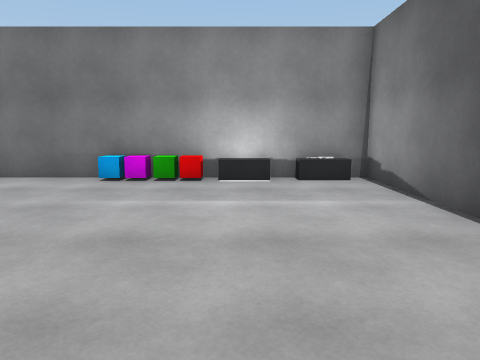
[1] (above)

13 first-person views from a walk through a scene from a Unity 3-D project. The camera is 1.4 m above the floor, tilts 8° down and sees 70° across. The floor is counted in squares, 1.2 m on a side. Each view is taken from the middle of a square. On the plan, view 1 faces up. The plan holds only what a view shows up to about 14 squares ahead; the rest is blank. The player is left out. Door leaves are left out, so doorways stand open. Surface patterns are stand-ins for the level's own textures.

[2]
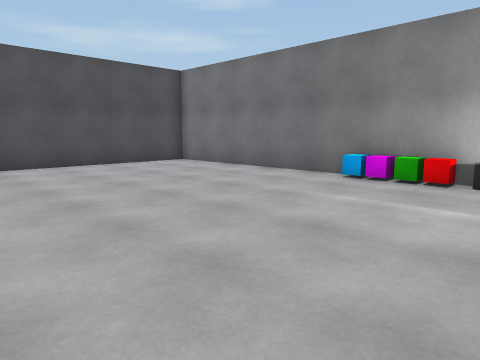

[3]
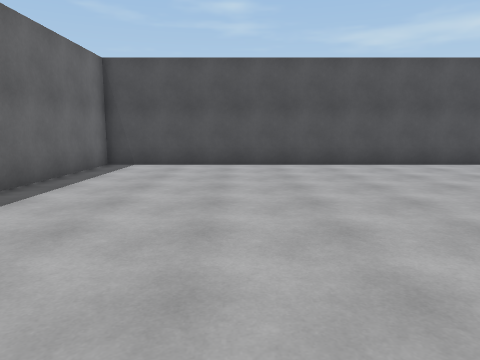

[4]
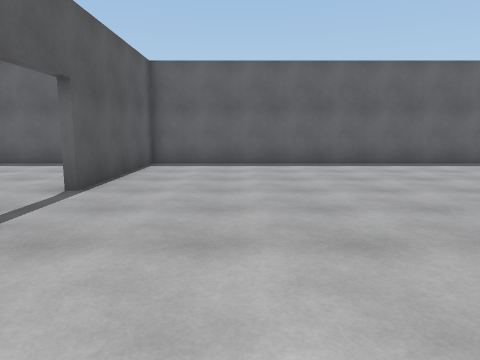

[5]
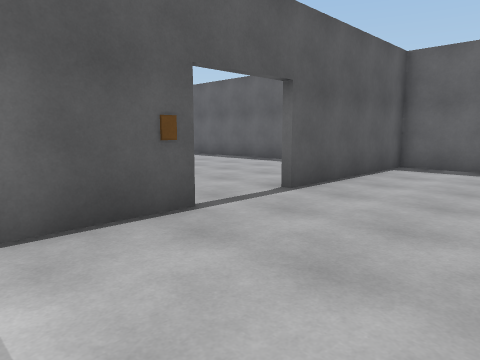

[6]
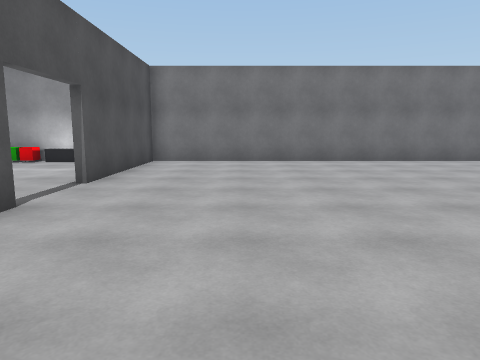

[7]
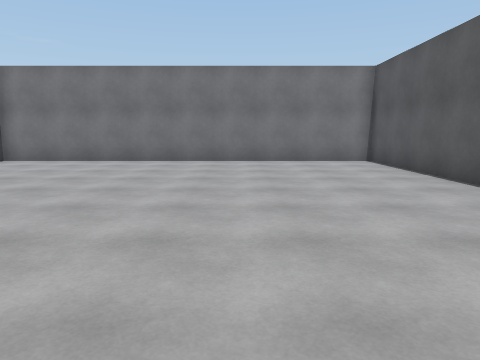

[8]
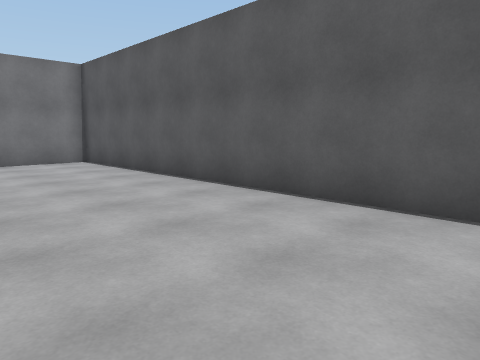

[9]
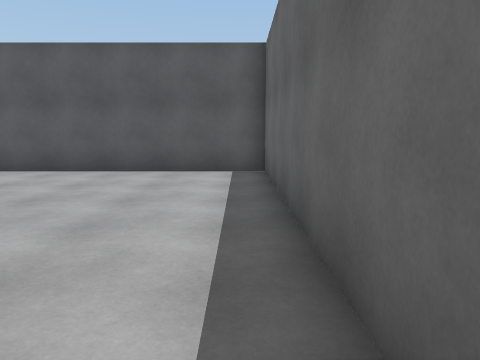

[10]
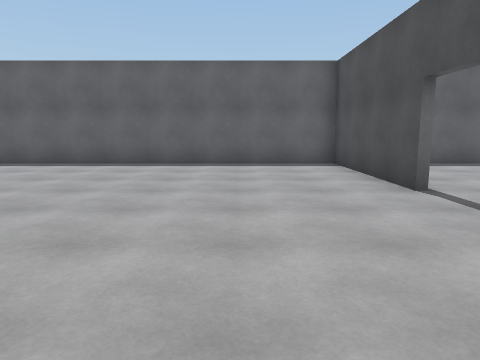

[11]
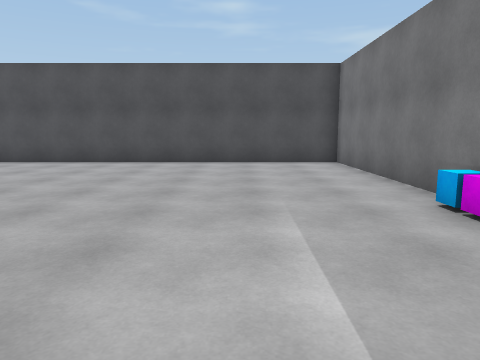

[12]
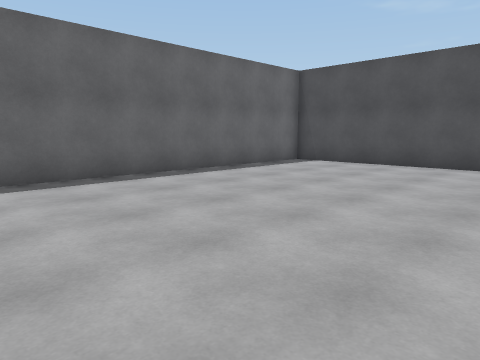

[13]
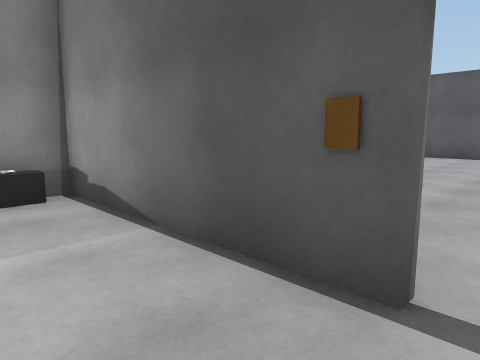

### Floor plan
Ten units are one square. View 1 is at (0, 0); x grows to the right and y downward. Boxes are objects, and circles mark ways between rooms. Rooms are numbered by the first view taken in them; rooms with no view inside come last. Other rooms are left out.
<svg viewBox="-117 -93 305 155">
<path fill="none" stroke="#000" d="M33 -26 33 -88 -112 -88 -112 57 33 57 33 -2M35 -2 35 57 183 57 183 -88 35 -88 35 -28"/>
<rect x="-35" y="-85" width="10" height="10" fill="#bbb"><title>other object</title></rect>
<rect x="-25" y="-85" width="10" height="10" fill="#bbb"><title>other object</title></rect>
<rect x="-15" y="-85" width="10" height="10" fill="#bbb"><title>other object</title></rect>
<rect x="-5" y="-85" width="10" height="10" fill="#bbb"><title>other object</title></rect>
<rect x="15" y="-85" width="10" height="10" fill="#bbb"><title>other object</title></rect>
<circle cx="30" cy="-15" r="3" fill="#2a7"/>
<text x="-40" y="-20">1</text>
<text x="110" y="-20">2</text>
</svg>
Room 1 opens to room 2.

Where each view was taken, in squares from view 1:
view 1: 0 up, 0 right, facing up
view 2: 0 up, 1 right, facing up-left
view 3: 1 down, 1 right, facing left
view 4: 7 up, 0 right, facing down
view 5: 6 up, 1 left, facing down-right
view 6: 5 down, 7 right, facing up
view 7: 5 down, 13 right, facing up
view 8: 5 down, 13 right, facing up-right
view 9: 5 down, 8 right, facing right
view 10: 7 up, 7 right, facing down
view 11: 5 up, 2 right, facing left
view 12: 3 up, 1 right, facing down-left
view 13: 2 up, 1 right, facing up-right
